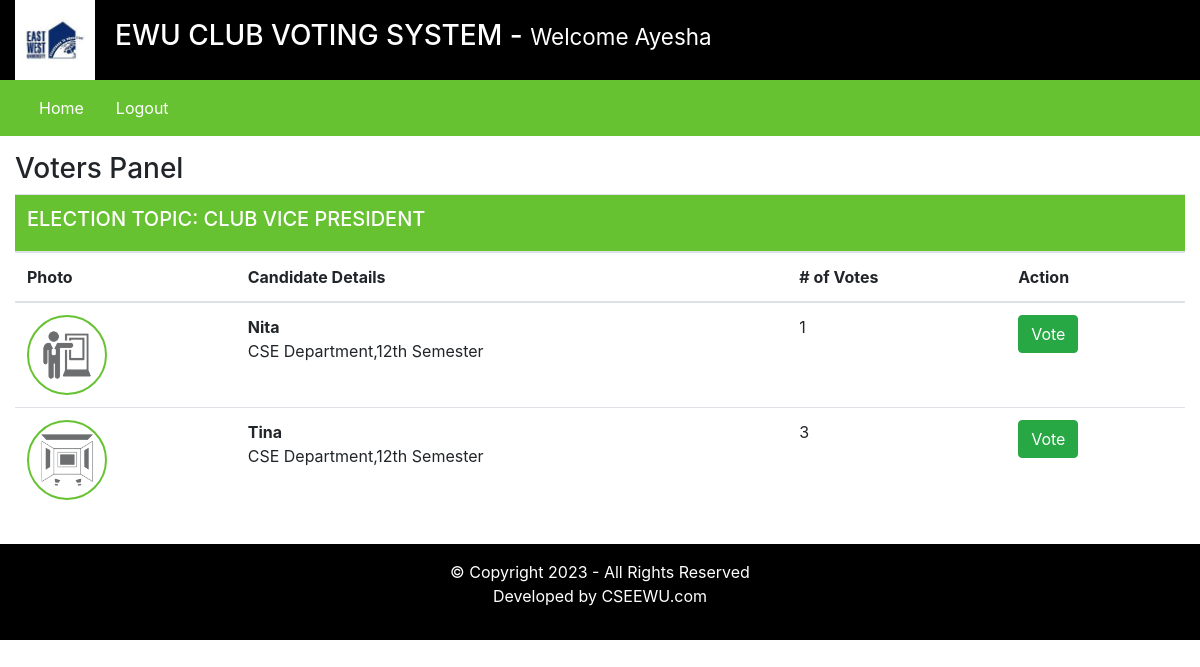
The page /voters/index.php (signed in) on the database its author committed.
### tables this page shows
CREATE TABLE `elections` (
  `id` int(11) NOT NULL,
  `election_topic` varchar(255) DEFAULT NULL,
  `no_of_candidates` int(11) DEFAULT NULL,
  `starting_date` date DEFAULT NULL,
  `ending_date` date DEFAULT NULL,
  `status` varchar(45) DEFAULT NULL,
  `inserted_by` varchar(255) DEFAULT NULL,
  `inserted_on` date DEFAULT NULL
);

CREATE TABLE `candidate_details` (
  `id` int(11) NOT NULL,
  `election_id` int(11) DEFAULT NULL,
  `candidate_name` varchar(255) DEFAULT NULL,
  `candidate_details` text DEFAULT NULL,
  `candidate_photo` text DEFAULT NULL,
  `inserted_by` varchar(255) DEFAULT NULL,
  `inserted_on` date DEFAULT NULL
);

### voters/index.php (the view, shortened to what this page needs)
<?php
    require_once("inc/header.php");
    require_once("inc/navigation.php");
?>
    <div class="row my-3">
        <div class="col-12">
            <h3> Voters Panel </h3>
            <?php
                $fetchingActiveElections = mysqli_query($db, "SELECT * FROM elections WHERE status = 'Active'") or die(mysqli_error($db));
                $totalActiveElections = mysqli_num_rows($fetchingActiveElections);
                if($totalActiveElections > 0)
                {
                    while($data = mysqli_fetch_assoc($fetchingActiveElections))
                    {
                        $election_id = $data['id'];
                        $election_topic = $data['election_topic'];
                ?>
                        <table class="table">
                            <thead>
                                <tr>
                                    <th colspan="4" class="bg-green text-white"><h5> ELECTION TOPIC: <?php echo strtoupper($election_topic); ?></h5></th>
                                </tr>
                                <tr>
                                    <th> Photo </th>
                                    <th> Candidate Details </th>
                                    <th> # of Votes </th>
                                    <th> Action </th>
                                </tr>
                            </thead>
                            <tbody>
                            <?php
                                $fetchingCandidates = mysqli_query($db, "SELECT * FROM candidate_details WHERE election_id = '". $election_id ."'") or die(mysqli_error($db));
                                while($candidateData = mysqli_fetch_assoc($fetchingCandidates))
                                {
                                    $candidate_id = $candidateData['id'];
                                    $candidate_photo = $candidateData['candidate_photo'];
                                    $fetchingVotes = mysqli_query($db, "SELECT * FROM votings WHERE candidate_id = '". $candidate_id . "'") or die(mysqli_error($db));
                                    $totalVotes = mysqli_num_rows($fetchingVotes);
                            ?>
                                    <tr>
                                        <td> <img src="<?php echo $candidate_photo; ?>" class="candidate_photo"> </td>
                                        <td><?php echo "<b>" . $candidateData['candidate_name'] . "</b><br />" . $candidateData['candidate_details']; ?></td>
                                        <td><?php echo $totalVotes; ?></td>
                                        <td>
                                    <?php
                                            $checkIfVoteCasted = mysqli_query($db, "SELECT * FROM votings WHERE voters_id = '". $_SESSION['user_id'] ."' AND election_id = '". $election_id ."'") or die(mysqli_error($db));
                                            $isVoteCasted = mysqli_num_rows($checkIfVoteCasted);
                                            if($isVoteCasted > 0)
                                            {
                                                $voteCastedData = mysqli_fetch_assoc($checkIfVoteCasted);
                                                $voteCastedToCandidate = $voteCastedData['candidate_id'];
                                                if($voteCastedToCandidate == $candidate_id)
                                                {
                                    ?>
                                                    <img src="../assets/images/vote.png" width="100px;">
                                    <?php
                                                }
                                            }else {
                                    ?>
                                                <button class="btn btn-md btn-success" onclick="CastVote(<?php echo $election_id; ?>, <?php echo $candidate_id; ?>, <?php echo $_SESSION['user_id']; ?>)"> Vote </button>
                                    <?php
                                            }
                                    ?>
                                    </td>
                                    </tr>
                            <?php
                                }
                            ?>
                            </tbody>
                        </table>
                <?php
                    }
                }else {
                    echo "No any active election.";
                }
            ?>
        </div>
    </div>
<?php
    require_once("inc/footer.php");
?>

### assets/css/style.css (style rules this page uses)
.text-white { color: #fff; }
.bg-green { background-color: #67C232; }
.candidate_photo { width: 80px; height: 80px; border: 2px solid #67C232; border-radius: 100%; }

### rows shown on the page
elections: election_topic "CLUB VICE PRESIDENT"
candidate_details: candidate_photo (picture), candidate_name "Nita", candidate_details "CSE Department,12th Semester", totalVotes "1"
candidate_details: candidate_photo (picture), candidate_name "Tina", candidate_details "CSE Department,12th Semester", totalVotes "3"

### other values the page prints
$_SESSION['username'] "Ayesha"
